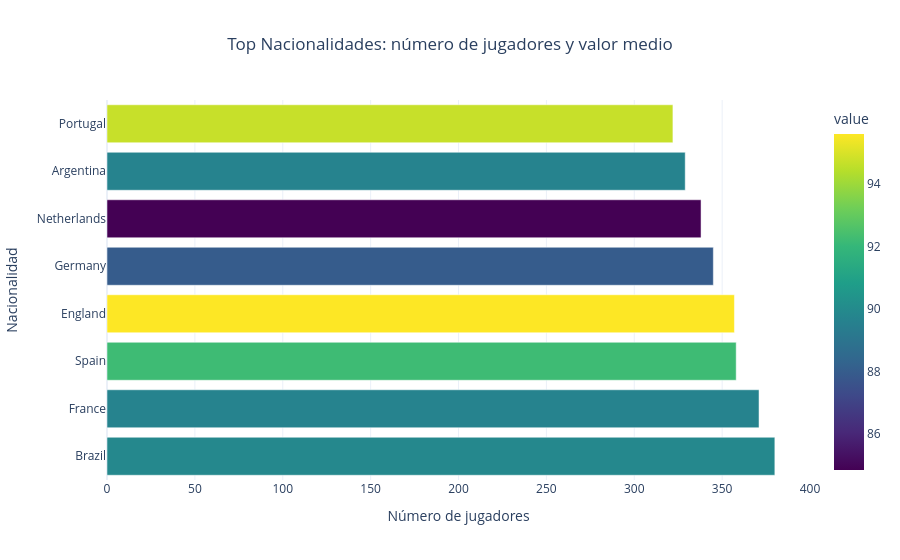

Notebook code cell kept with this figure:
### Code cell
# Hacemos Agrupación en cuanto a nacionalidad, nombre del jugador y valor del mercado
nationality_df = (
    df.groupby("nationality")
      .agg(
          players=("player_name","count"),
          value=("market_value_million_eur","mean")
      )
      .sort_values("players", ascending=False)
)

fig = px.bar(
    nationality_df,
    x="players",
    y=nationality_df.index,
    orientation="h",
    color="value",
    color_continuous_scale="Viridis",
    title="Top Nacionalidades: número de jugadores y valor medio"
)

fig.update_layout(
    template="plotly_white",
    xaxis_title="Número de jugadores",
    yaxis_title="Nacionalidad",
    title_x=0.5
)

fig.show()
fig.write_image("images/nacionalidades.png")

### Figure 1 — Plotly figure (JSON) as saved in the notebook; plotly's stock layout.template omitted (floating-point values rounded to 4 significant figures)
{"data": [{"hovertemplate": "players=%{x}<br>nationality=%{y}<br>value=%{marker.color}<extra></extra>", "legendgroup": "", "marker": {"color": [89.88, 89.66, 92.2, 95.61, 87.95, 84.85, 89.69, 94.7], "coloraxis": "coloraxis", "pattern": {"shape": ""}}, "name": "", "orientation": "h", "showlegend": false, "textposition": "auto", "type": "bar", "x": [380, 371, 358, 357, 345, 338, 329, 322], "xaxis": "x", "y": ["Brazil", "France", "Spain", "England", "Germany", "Netherlands", "Argentina", "Portugal"], "yaxis": "y"}], "layout": {"barmode": "relative", "coloraxis": {"autocolorscale": false, "colorbar": {"title": {"text": "value"}}, "colorscale": [[0, "#440154"], [0.1111, "#482878"], [0.2222, "#3e4989"], [0.3333, "#31688e"], [0.4444, "#26828e"], [0.5556, "#1f9e89"], [0.6667, "#35b779"], [0.7778, "#6ece58"], [0.8889, "#b5de2b"], [1, "#fde725"]]}, "legend": {"tracegroupgap": 0}, "title": {"text": "Top Nacionalidades: número de jugadores y valor medio", "x": 0.5}, "xaxis": {"anchor": "y", "domain": [0, 1], "title": {"text": "Número de jugadores"}}, "yaxis": {"anchor": "x", "domain": [0, 1], "title": {"text": "Nacionalidad"}}}}
